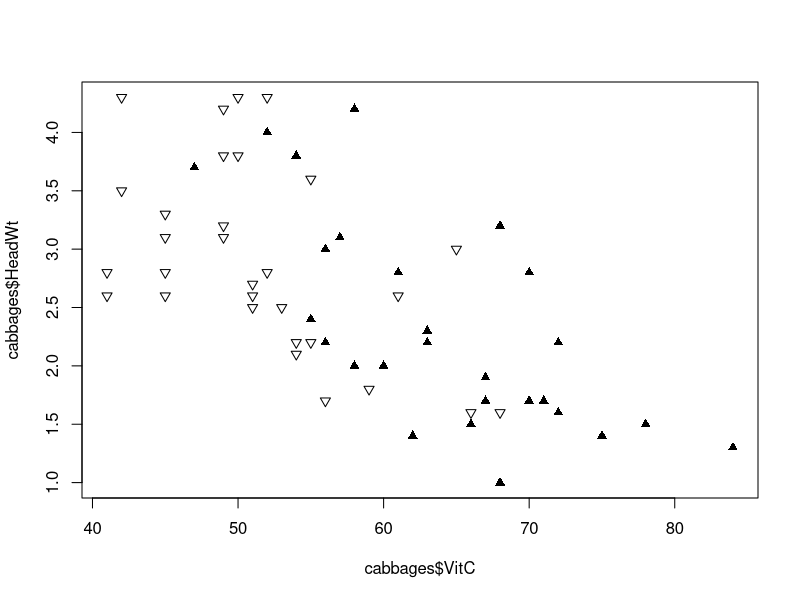

Source code (R):
library(MASS)
 plot(cabbages$VitC,cabbages$HeadWt,type = 'n')
 
indexC39<-cabbages[cabbages$Cult == "c39",]
indexC52<-cabbages[cabbages$Cult == "c52",]
  
points(indexC39$VitC, indexC39$HeadWt,pch = 6)
points(indexC52$VitC, indexC52$HeadWt,pch = 17)